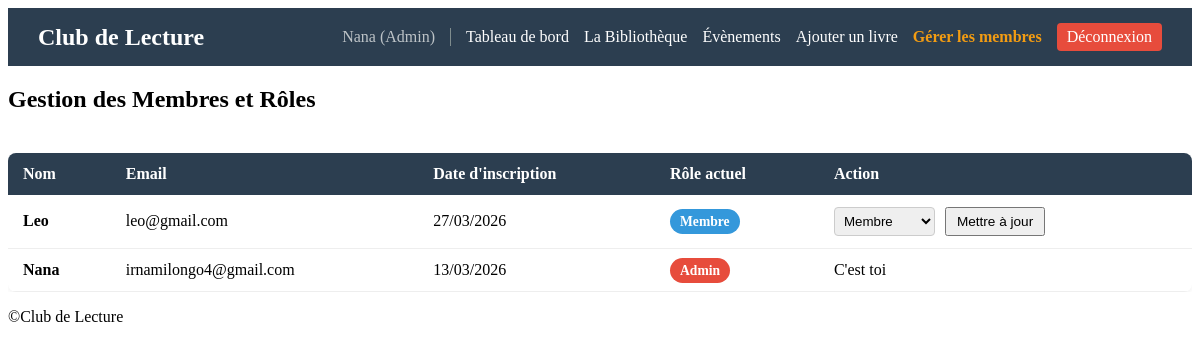
Page /gestion_membres.php (signed in) on the committed database.
### tables this page shows
CREATE TABLE IF NOT EXISTS `membres` (
  `id` int NOT NULL AUTO_INCREMENT,
  `nom` varchar(100) NOT NULL,
  `email` varchar(150) NOT NULL,
  `mot_de_passe` varchar(255) NOT NULL,
  `role` enum('Admin','Moderateur','Membre') DEFAULT 'Membre',
  `statut` tinyint(1) DEFAULT '1',
  `cree_le` timestamp NULL DEFAULT CURRENT_TIMESTAMP,
  PRIMARY KEY (`id`),
  UNIQUE KEY `email` (`email`)
);

### gestion_membres.php (the view, shortened to what this page needs)
<?php
require_once 'configuration/db.php';
$stmt = $pdo->query("SELECT id, nom, email, role, statut, cree_le FROM membres ORDER BY nom ASC");
$membres = $stmt->fetchAll();
?>
<?php include 'page/header.php'; ?>
<main class="container">
    <h2>Gestion des Membres et Rôles</h2>
    <div class="table-responsive">
        <table class="admin-table">
      <thead>
          <tr>
             <th>Nom</th>
             <th>Email</th>
             <th>Date d'inscription</th>
             <th>Rôle actuel</th>
             <th>Action</th>
         </tr>
     </thead>
            <tbody>
                <?php foreach ($membres as $membre): ?>
                    <tr>
                    <td><strong><?= htmlspecialchars($membre['nom']) ?></strong></td>
                    <td><?= htmlspecialchars($membre['email']) ?></td>
                    <td><?= date('d/m/Y', strtotime($membre['cree_le'])) ?></td>
                    <td>
                        <span class="badge-role badge-<?= strtolower($membre['role']) ?>">
                         <?= htmlspecialchars($membre['role']) ?>
                        </span>
                        </td>
<td>
    <?php if ($membre['id'] !== $_SESSION['membre_id']): ?>
        <form method="POST" class="form-role">
        <select name="nouveau_role" class="form-select-small">
        <option value="Membre" <?= $membre['role'] === 'Membre' ? 'selected' : '' ?>>Membre</option>
            </select>
                 <button type="submit" name="changer_role" class="btn-primary btn-small">Mettre à jour</button>
            </form>
             <?php else: ?>
             <span>C'est toi </span>
             <?php endif; ?>
                </td>
                </tr>
             <?php endforeach; ?>
            </tbody>
        </table>
    </div>
</main>
<?php include 'page/footer.php'; ?>

### header.php (shortened to what this page needs)
<!DOCTYPE html>
<html lang="fr">
<head>
    <link rel="stylesheet" href="style/index.css?v=<?php echo time(); ?>">
</head>
<body>
<header class="navbar">
    <div class="nav-logo">
        <a href="index.php">Club de Lecture</a>
    </div>
    <nav class="nav-menu">
        <?php if (isset($_SESSION['membre_id'])): ?>
            <span class="nav-user">
                <?= htmlspecialchars($_SESSION['membre_nom']) ?> (<?= htmlspecialchars($_SESSION['membre_role']) ?>)
            </span>
            <a href="index.php">Tableau de bord</a>
            <a href="lectures.php">La Bibliothèque</a>
            <a href="sessions.php">Évènements</a>
            <?php if ($_SESSION['membre_role'] === 'Admin' || $_SESSION['membre_role'] === 'Modérateur'): ?>
                <a href="ajouter_livre.php">Ajouter un livre</a>
            <?php endif; ?>
            <?php if ($_SESSION['membre_role'] === 'Admin'): ?>
                <a href="gestion_membres.php" class="nav-admin-link"> Gérer les membres</a>
            <?php endif; ?>
            <a href="logout.php" class="btn-nav btn-logout-nav">Déconnexion</a>
        <?php else: ?>
            <a href="login.php">Connexion</a>
            <a href="register.php" class="btn-nav btn-register-nav">Inscription</a>
        <?php endif; ?>
    </nav>
</header>

### footer.php
<footer>
        <p>&copy;Club de Lecture</p>
    </footer>
</body>
</html>

### index.css (style rules this page uses)
.navbar { background-color: #2c3e50; padding: 15px 30px; display: flex; justify-content: space-between; align-items: center; }
.nav-logo a { color: white; text-decoration: none; font-size: 1.5em; font-weight: bold; }
.nav-menu { display: flex; gap: 15px; align-items: center; }
.nav-menu a { color: white; text-decoration: none; }
.nav-user { color: #bdc3c7; border-right: 1px solid #7f8c8d; padding-right: 15px; }
.btn-nav { padding: 5px 10px; border-radius: 4px; text-decoration: none !important; }
.btn-logout-nav { background-color: #e74c3c; }
.table-responsive { overflow-x: auto; }
.admin-table { width: 100%; border-collapse: collapse; background-color: white; border-radius: 8px; overflow: hidden; box-shadow: 0 2px 4px rgba(0,0,0,0.05); margin-top: 20px; text-align: left; }
.admin-table th { background-color: #2c3e50; color: white; padding: 12px 15px; }
.admin-table td { padding: 12px 15px; border-bottom: 1px solid #eee; vertical-align: middle; }
.badge-role { padding: 5px 10px; border-radius: 20px; font-size: 0.85em; font-weight: bold; color: white; }
.badge-admin { background-color: #e74c3c; }
.badge-membre { background-color: #3498db; }
.form-role { display: flex; gap: 10px; align-items: center; }
.form-select-small { padding: 5px; border: 1px solid #ccc; border-radius: 4px; }
.btn-small { padding: 5px 10px; font-size: 0.85em; }
.nav-admin-link { color: #f39c12 !important; font-weight: bold; }

### rows in the picture
membres: nom "Leo", email "leo@gmail.com", cree_le "27/03/2026", role "Membre", nouveau_role "Membre"
membres: nom "Nana", email "irnamilongo4@gmail.com", cree_le "13/03/2026", role "Admin", shows "C'est toi"

### other values in the picture
$_SESSION['membre_nom'] "Nana"
$_SESSION['membre_role'] "Admin"
